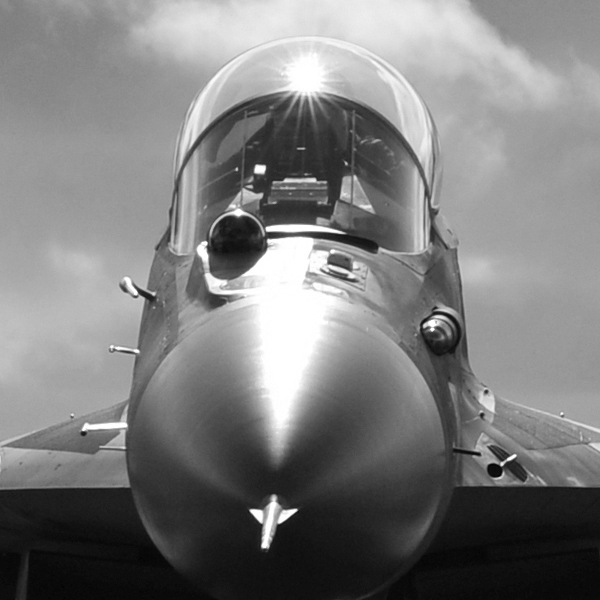
#> input picture Data/test2_0.jpg, 600 x 600 px
$ python for_test_3.py
#> lines starting #> are read from the running program, lines starting #| are printed output that depends on the picture
import cv2
import numpy as np
import matplotlib.pyplot as plt
import os

# Пути
base_path = "Data"
ref_path = os.path.join(base_path, "test2_0.jpg")
img3_path = os.path.join(base_path, "test2_3.jpg")

# Координаты обрезки
x_start, x_end = 150, 450
y_start, y_end = 200, 400

# Загрузка и обрезка изображений
ref_img = cv2.imread(ref_path, cv2.IMREAD_GRAYSCALE)
#> ref_img is the input picture: shape (600, 600); min 2, max 255, mean 124.7
img3 = cv2.imread(img3_path, cv2.IMREAD_GRAYSCALE)
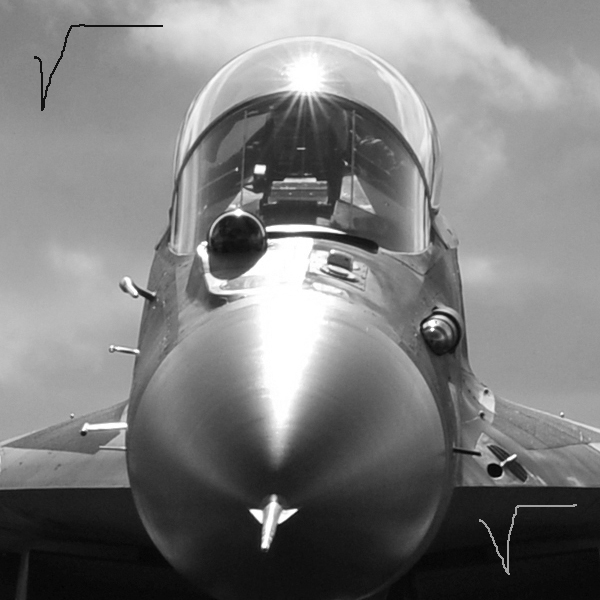
#> input picture Data/test2_3.jpg, 600 x 600 px
#> img3 is the input picture: shape (600, 600); min 2, max 255, mean 124.6

ref_crop = ref_img[y_start:y_end, x_start:x_end]
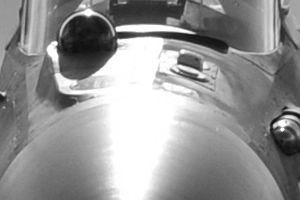
#> ref_crop: shape (200, 300); min 13, max 255, mean 147.7
img3_crop = img3[y_start:y_end, x_start:x_end]

# Сохранение обрезков (для наглядности)
cv2.imwrite(os.path.join(base_path, "test2_00.jpg"), ref_crop)
cv2.imwrite(os.path.join(base_path, "test2_33.jpg"), img3_crop)

# Гистограммы
ref_hist = cv2.calcHist([ref_crop], [0], None, [256], [0, 256]).flatten()
#> ref_hist = 256 values, max 5956 at index 255, min 0 at index 0, mean 234.4
img3_hist = cv2.calcHist([img3_crop], [0], None, [256], [0, 256]).flatten()
#> img3_hist has the same summary as ref_hist

ref_hist_norm = ref_hist / ref_hist.sum()
#> ref_hist_norm = 256 values, max 0.0993 at index 255, min 0 at index 0, mean 0.00391
img3_hist_norm = img3_hist / img3_hist.sum()
#> img3_hist_norm has the same summary as ref_hist_norm
diff_hist = img3_hist_norm - ref_hist_norm
#> diff_hist = 256 values from 0 to 0

# Графики
plt.figure(figsize=(12, 6))

plt.subplot(1, 2, 1)
plt.plot(ref_hist_norm, label="Эталон (вырез)")
plt.plot(img3_hist_norm, label="Шумное (вырез)")
plt.title("Гистограммы обрезанных областей")
plt.xlabel("Яркость (0-255)")
plt.ylabel("Норм. частота")
plt.legend()
plt.grid(True)

plt.subplot(1, 2, 2)
plt.plot(diff_hist, color='red')
plt.axhline(0, color='black', linewidth=0.5)
plt.title("Разность гистограмм")
plt.xlabel("Яркость (0-255)")
plt.ylabel("Разница")
plt.grid(True)

plt.tight_layout()
plt.show()
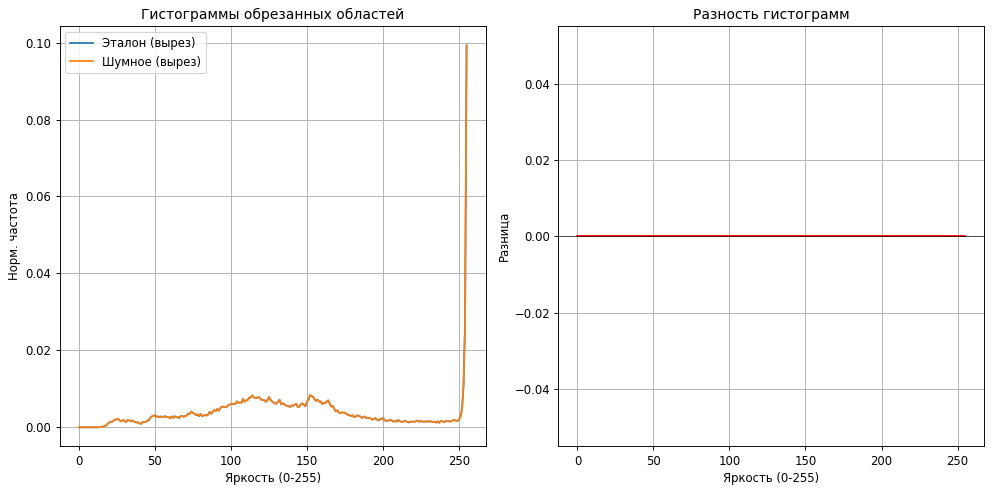
#> figure drawn by matplotlib, 2 panels; panel 1: curve peaks at x = 255, y = 0.0993; panel 1: curve peaks at x = 255, y = 0.0993
